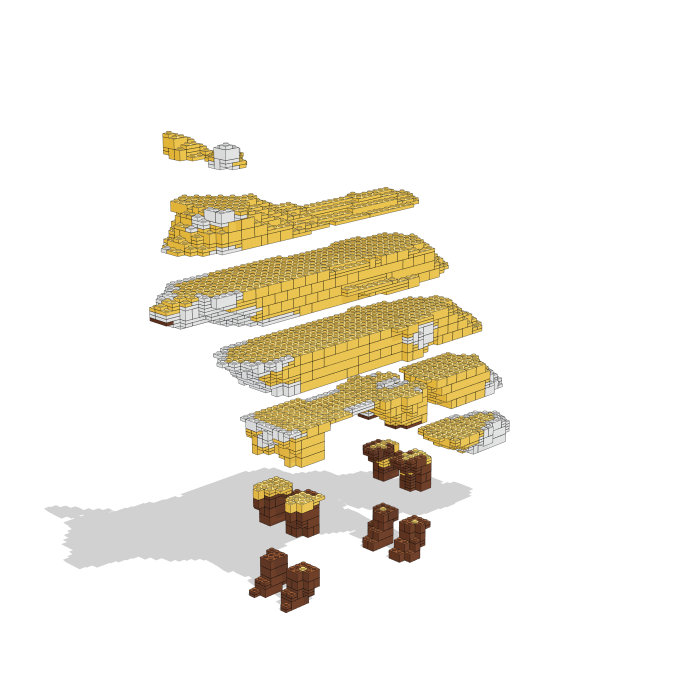
#> input picture benchmark-results/00_proxy_dress_rehearsal_fox/renders/exploded.png, 1400 x 1400 px (shown at 1/2 size)
$ python -i make_notice.py   (imports and definitions only)
#> lines starting #> are read from the running program, lines starting #| are printed output that depends on the picture
#!/usr/bin/env python3
"""Notice PDF of the retained model : cover, composition, sector overview, one page per sector (steps by layer, part counts, BOM), monuments and finishing pages. usage: make_notice.py MODELDIR OUT.pdf"""
import csv, json, os, sys
from collections import defaultdict
from PIL import Image, ImageDraw, ImageFont
D, OUT = sys.argv[1], sys.argv[2]; W, H = 1240, 1754
try: F = lambda s: ImageFont.truetype("/usr/share/fonts/truetype/dejavu/DejaVuSans.ttf", s); FB = lambda s: ImageFont.truetype("/usr/share/fonts/truetype/dejavu/DejaVuSans-Bold.ttf", s)
except Exception: F = FB = lambda s: ImageFont.load_default()
# [1 line not run here, left out]
def page(title): im = Image.new("RGB", (W, H), "white"); d = ImageDraw.Draw(im); d.text((60, 40), title, fill="black", font=FB(34)); d.line([60, 95, W - 60, 95], fill="black", width=2); return im, d
#> after `im = Image.new('RGB', (W, H), 'white')`: im: PIL image 1240x1754 RGB; every value is 255
def crop(p):
    im = Image.open(p).convert("RGB"); bb = Image.eval(im.convert("L"), lambda v: 255 if v < 250 else 0).getbbox(); return im.crop(bb) if bb else im
def paste(im, p, y, w=W - 120):
    c = crop(p); c = c.resize((w, int(c.height * w / c.width))); im.paste(c, (60, y)); return y + c.height
im, d = page("LEGO Maps - ITALIA 128 x 128 studs (V0.5.6) - notice de montage numerique")
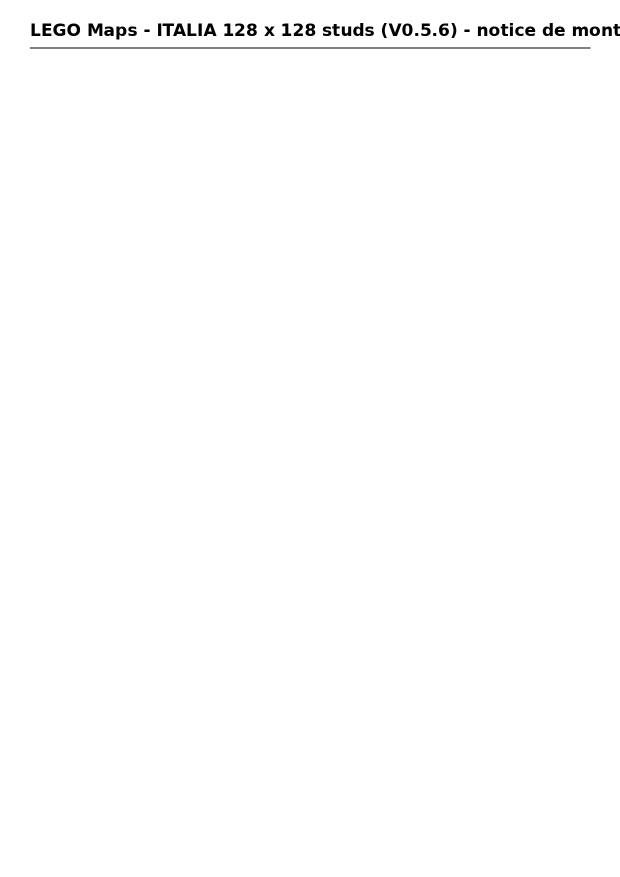
#> im: PIL image 1240x1754 RGB (shown at 1/2 size); min 0, max 255, mean 253.4
# [1 line that did not run here, left out]
# [3 lines not run here, left out]
steps = defaultdict(list)
# [1 line not run here, left out]
bom = defaultdict(lambda: defaultdict(int))
# [23 lines not run here, left out]

>>> result = crop('../../00_proxy_dress_rehearsal_fox/renders/exploded.png')
#> in crop (call 2), `bb = Image.eval(im.convert('L'), lambda v: 255 if v < 250 else 0).getb`: bb = (88, 262, 1020, 1226)
#> in crop (call 2), `return im.crop(bb) if bb else im`:
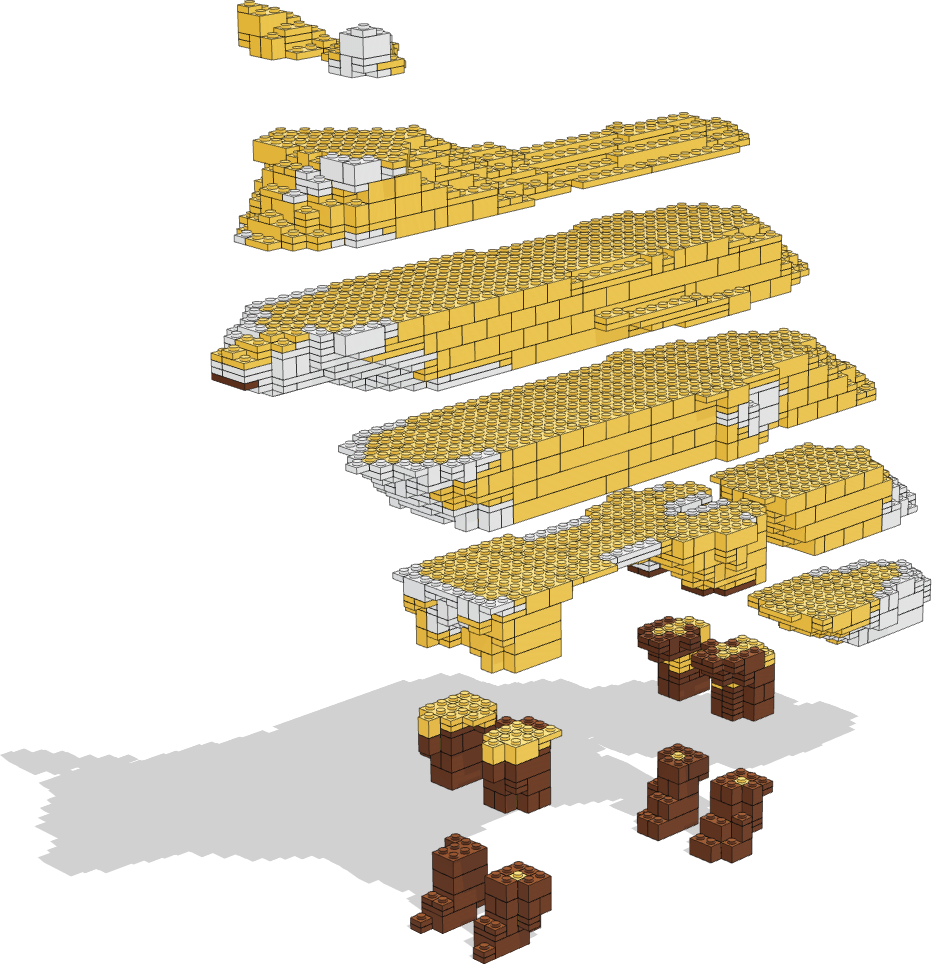
#> returned value: PIL image 932x964 RGB; mean R, G, B 228.4, 220.2, 199.8
